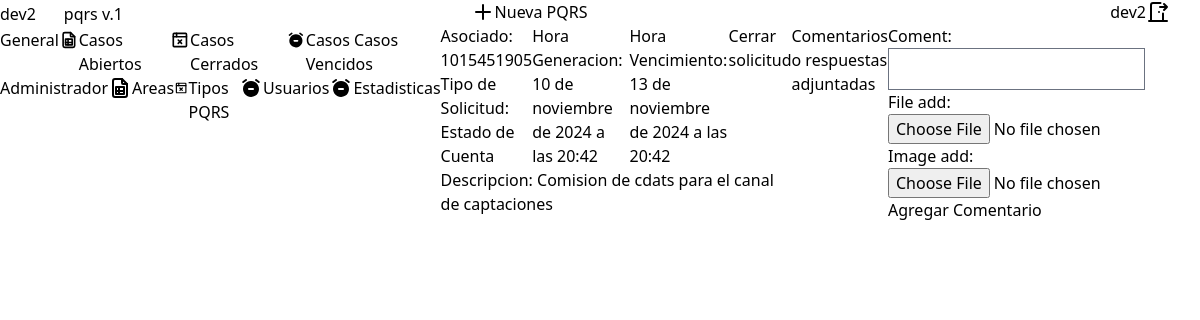
The app's page /pqrs/18/ (signed in), older data.
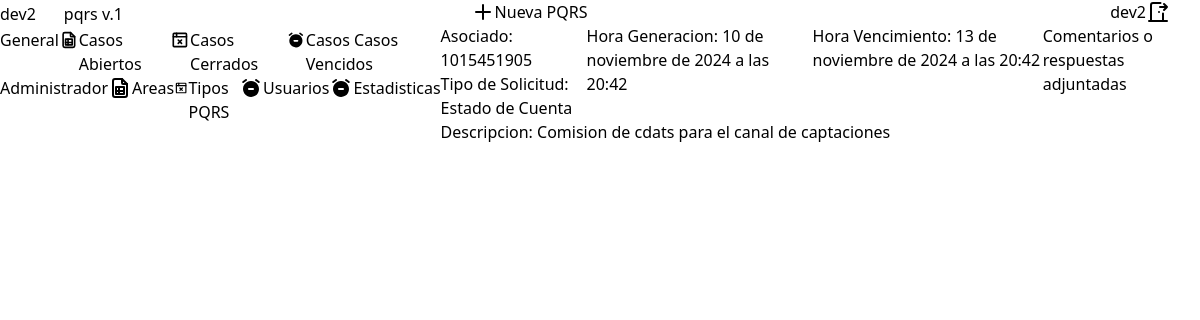
The same page, newer data.
### users/views.py (the view)
# urls.py: path('pqrs/<int:id>/', pqrs, name="findpqrs"),
@login_required
def pqrs(request, id):
    formComment = CommentForm()
    try:
        find_pqrs = get_object_or_404(
            PQRS.objects.filter(
                Q(userCreated=request.user.username) | Q(typePQRS__area_redirect=request.user.area),
                id=id
            )
        )
    except Http404:
        return redirect("home")
    comments = Commets.objects.filter(pqrs=find_pqrs)
    if request.method == "POST":
        formComment = CommentForm(request.POST, request.FILES)
        if formComment.is_valid():
            formComment.save(user=request.user, pqrs=find_pqrs)
            return redirect('findpqrs', id=id)
    return render(request, 'pqrs.html', {
        'pqrs': find_pqrs,
        'formComment': formComment,
        'comments': comments
    })

### users/forms.py (shortened to what this page needs)
class CommentForm(forms.ModelForm):
    class Meta:
        model = Commets
        fields = ['coment', 'file_add', 'image_add']

### adminUser/models.py (called while the page is built)
    def __str__(self):
        return self.name

### users/models.py (called while the page is built)
    def get_queryset(self):
        queryset = super().get_queryset()
        for pqrs in queryset:
            pqrs.check_time_response()
        return queryset

    def save(self, *args, **kwargs):
        if self.typePQRS and not self.timeResponse:
            dateEnd = datetime.now() + timedelta(hours=self.typePQRS.timeExecute)
            self.timeResponse = timezone.make_aware(dateEnd, timezone.get_current_timezone())
        super(PQRS, self).save(*args, **kwargs)

    def check_time_response(self):
        if self.timeResponse and self.timeResponse < timezone.now() and self.status == "Open":
            self.status = "Expired"
            self.save()

### users/templates/pqrs.html (shortened to what this page needs)
{% extends "baseUsers.html" %}
{% block datas %}
    <section class="flex flex-col">
        <div class="">
            <div class="flex flex-row justify-between">
                <div>
                    <p class="text-2xl text-red-400">Asociado: {{pqrs.asociado}}</p>
                    <p class="text-xl text-blue-300">Tipo de Solicitud: {{pqrs.typePQRS}}</p>
                </div>
                <div class="flex flex-col gap-1">
                    <p>Hora Generacion: {{pqrs.created}}</p>
                    <p>Hora Vencimiento: {{pqrs.timeResponse}}</p>
                    {% if pqrs.status == "Open" %}
                        <a
                            class="px-4 py-2 w-40 rounded-xl text-center bg-red-600"
                            onclick="return confirm('Esta seguro de finalizar esta solicitud?')"
                            href="{% url 'closepqrs' pqrs.id %}">
                            Cerrar solicitud
                        </a>
                    {% endif %}
                </div>
            </div>
            <div class="flex flex-row justify-between">
                <p class="text-3xl">Descripcion: {{pqrs.description}}</p>
            </div>
        </div>
        <h3>Comentarios o respuestas adjuntadas</h3>
        {% if pqrs.status == "Open" %}
            <form method="POST" enctype="multipart/form-data">
                {{formComment.as_p}}
                <button type="submit">
                    Agregar Comentario
                </button>
            </form>
        {% endif %}
    </section>
{% endblock datas %}

Row changes from the older to the newer data that the page shows:
changed PQRS "Comision de cdats para el canal de captaciones": status "Open" → "Close" (drawn)
Text that changed along with them:
text no longer shown: "Cerrar solicitud Coment: File add: Image add: Agregar Comentario"
